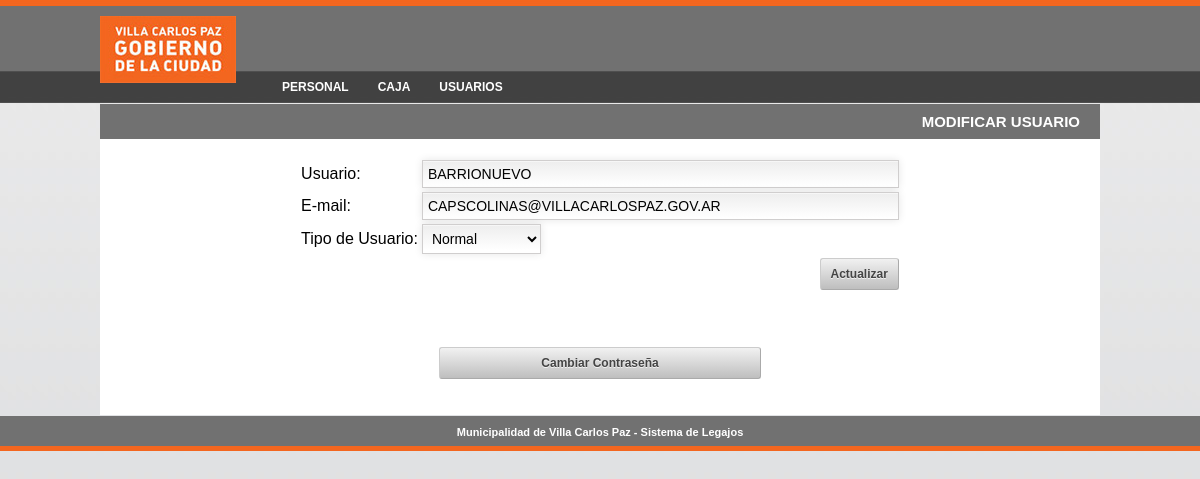
The page /modificarusuario.php?id=21 (signed in) on the database its author committed.
### tables this page shows
CREATE TABLE IF NOT EXISTS `sis_usuarios` (
  `Id` int(11) NOT NULL AUTO_INCREMENT,
  `Usuario` text NOT NULL,
  `Password` text NOT NULL,
  `Mail` text NOT NULL,
  `Tipo` int(11) NOT NULL,
  `Id_Usu` int(11) NOT NULL,
  `Id_Persona` int(11) NOT NULL,
  PRIMARY KEY (`Id`)
);

### modificarusuario.php (the view, shortened to what this page needs)
<?php
include "encabezado.php";
if (isset($_SESSION['Id_Usuario'])) {
	?>
	<tr>
      <td bgcolor="#717171" height="35"><div align="right" class="encabezado">MODIFICAR USUARIO</div></td>
    </tr>
    <tr>
      <td align="center" bgcolor="#FFFFFF">
	<?php
	$id=$_GET['id'];
	include "conexion.php";
	$result = 'SELECT * FROM Sis_Usuarios Where Id=?';
		$stmt_usuarios = $conn->prepare($result);
		$stmt_usuarios->bind_param('i',$id);
		$stmt_usuarios->execute();
		$rs=$stmt_usuarios->get_result();
		if($row = $rs->fetch_assoc()){
			echo'<br><form name="form" action="modificarusuario.php?id='.$id.'" method="POST" onSubmit="return valida();">';
			echo '<table align="center" width="200" border="0">
				   <tr>
					<td nowrap>Usuario:</td>
					<td><input type="text" id="s_user" name="usuario" value="'.$row['Usuario'].'" size="55" class="campoform" onblur="Settipo_ajaxusuario()" /><span id="respuestaexisteuser"></span></td>
				  </tr>
				  <tr>
					<td nowrap>E-mail:</td>
					<td><input type="text" name="mail" value="'.$row['Mail'].'" size="55" class="campoform"/></td>
				  </tr>
				  <tr>
					<td nowrap>Tipo de Usuario:</td>
					<td><select name="tipo" class="campoform">';
						if($row['Tipo']==2){
							echo'<option value="2" selected="selected">Normal</option>';
						}else{
							echo'<option value="2">Operador</option>';
						}
					echo'</select></td>
				  </tr>
				  <tr>
					<td></td>
					<td align="right"><input type="submit" class="botonform" value="Actualizar"/></td>
				  </tr>
				</table>';
			echo'<input type="hidden" name="accion" value="actualizar" />
			<input type="hidden" name="idusuario" value="'.$id.'" />
			</form><br/><br/>';
			echo '<br><div><a  class="boton" href="modificarpass.php?id='.$id.'">Cambiar Contraseña</a></div><br><br/>';
	}else{
		echo "<div align='center' class='mensajesistema'><br>¡No se han encontrado los datos del Usuario!</div>";
	}
	include "pie.php";
}else{
	echo '<SCRIPT LANGUAGE="javascript">
			location.href = "index.php";
			</SCRIPT>';
}
?>

### css/estilos.css (style rules this page uses)
body { background-color: #dcdddf; background-image:url('../images/bkgnd.jpg'); background-repeat:repeat-x; margin:0px; padding:0px; font-family:Arial, Helvetica, sans-serif; }
.encabezado { font-size: 15px; font-weight: bold; color:#FFFFFF; padding-right:20px; }
.campoform { padding: 5px; border: solid 1px #d0cece; outline: 0; font: normal 14px/100% Arial, Helvetica, sans-serif; background: #FFFFFF; background: -webkit-gradient(linear, left top, left 25, from(#FFFFFF), color-stop(4%, #EEEEEE), to(#FFFFFF)); background: -moz-linear-gradient(top, #FFFFFF, #EEEEEE 1px, #FFFFFF 25px); box-shadow: rgba(0,0,0, 0.1) 0px 0px 8px; -moz-box-shadow: rgba(0,0,0, 0.1) 0px 0px 8px; -webkit-box-shadow: rgba(0,0,0, 0.1) 0px 0px 8px; }
.boton { border: 1px solid #aaa; border-top: 1px solid #ccc; border-left: 1px solid #ccc; padding: 4px 12px; -moz-border-radius: 3px; -webkit-border-radius: 3px; border-radius: 3px; color: #444; display: inline-block; font-size: 12px; font-weight: bold; text-decoration: none; text-shadow: 0 1px rgba(255, 255, 255, .75); cursor: pointer; line-height: normal; padding: 8px 10px; background: #eee; background: #eee -moz-linear-gradient(top, rgba(255,255,255,.2) 0%, rgba(0,0,0,.2) 100%); background: #eee -webkit-gradient(linear, left top, left bottom, color-stop(0%,rgba(255,255,255,.2)), color-stop(100%,rgba(0,0,0,.2))); background: #eee -webkit-linear-gradient(top, rgba(255,255,255,.2) 0%,rgba(0,0,0,.2) 100%); background: #eee -o-linear-gradient(top, rgba(255,255,255,.2) 0%,rgba(0,0,0,.2) 100%); background: #eee -ms-linear-gradient(top, rgba(255,255,255,.2) 0%,rgba(0,0,0,.2) 100%); background: #eee linear-gradient(top, rgba(255,255,255,.2) 0%,rgba(0,0,0,.2) 100%); font-family:Arial, Helvetica, sans-serif; width:300px; text-align:center; }
.botonform { border: 1px solid #aaa; border-top: 1px solid #ccc; border-left: 1px solid #ccc; padding: 4px 12px; -moz-border-radius: 3px; -webkit-border-radius: 3px; border-radius: 3px; color: #444; display: inline-block; font-size: 12px; font-weight: bold; text-decoration: none; text-shadow: 0 1px rgba(255, 255, 255, .75); cursor: pointer; line-height: normal; padding: 8px 10px; background: #eee; background: #eee -moz-linear-gradient(top, rgba(255,255,255,.2) 0%, rgba(0,0,0,.2) 100%); background: #eee -webkit-gradient(linear, left top, left bottom, color-stop(0%,rgba(255,255,255,.2)), color-stop(100%,rgba(0,0,0,.2))); background: #eee -webkit-linear-gradient(top, rgba(255,255,255,.2) 0%,rgba(0,0,0,.2) 100%); background: #eee -o-linear-gradient(top, rgba(255,255,255,.2) 0%,rgba(0,0,0,.2) 100%); background: #eee -ms-linear-gradient(top, rgba(255,255,255,.2) 0%,rgba(0,0,0,.2) 100%); background: #eee linear-gradient(top, rgba(255,255,255,.2) 0%,rgba(0,0,0,.2) 100%); font-family:Arial, Helvetica, sans-serif; }

### rows shown on the page
sis_usuarios: usuario "BARRIONUEVO", mail "CAPSCOLINAS@VILLACARLOSPAZ.GOV.AR", tipo "Normal"
